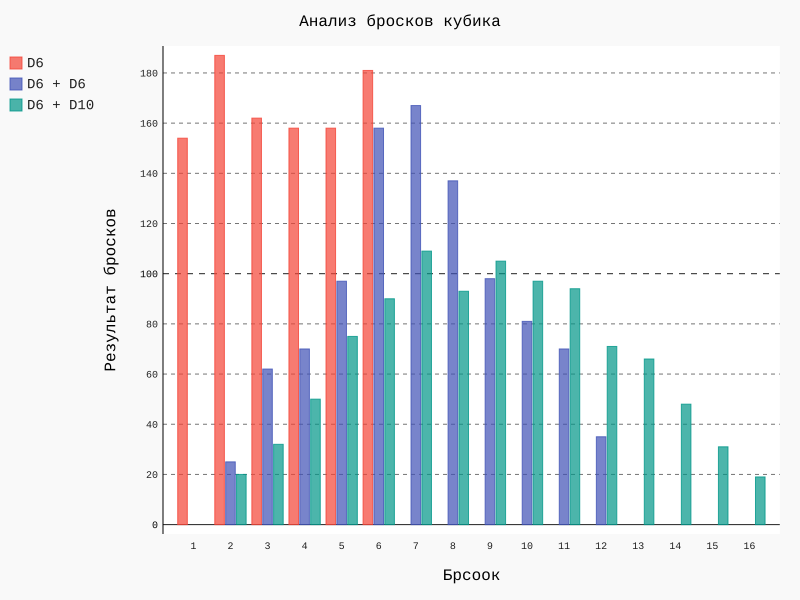

The script that drew this image:
"""Моделирование броска игральных костей и сравнение броска 1 кубика
, двух кубиков и двух кубиков разных размеров"""

import pygal
from dice import Dice

#создание кубика и имитация заданного числа бросков
dice = Dice()
dice_roll1 = [dice.roll() for _ in range(1000)]
#анализ результатов
result1 = [dice_roll1.count(value) for value in range(1,dice.sides + 1)]

#моделирование бросков 2 кубиков
dice1 = Dice()
dice_roll2 = [dice1.roll() + dice1.roll() for _ in range(1000)]
#анализ результатов
result2 = [dice_roll2.count(value) for value in range(1,max(dice_roll2) + 1)]

#моделирование бросков 2 кубиков разных размеров
dice3 = Dice()
dice4 = Dice(10)
dice_roll3 = [dice3.roll() + dice4.roll() for _ in range(1000)]
#анализ результатов
result3 = [dice_roll3.count(value) for value in range(1,max(dice_roll3) + 1)]


hist = pygal.Bar()
hist.title = 'Анализ бросков кубика'
hist.x_labels = [_ for _ in range(1,max(dice_roll3) + 1)]
hist.x_title = 'Брсоок'
hist.y_title = 'Результат бросков'
hist.add('D6', result1)
hist.add('D6 + D6', result2)
hist.add('D6 + D10', result3)
hist.render_to_file('Roll dice/dice_visual.svg')
